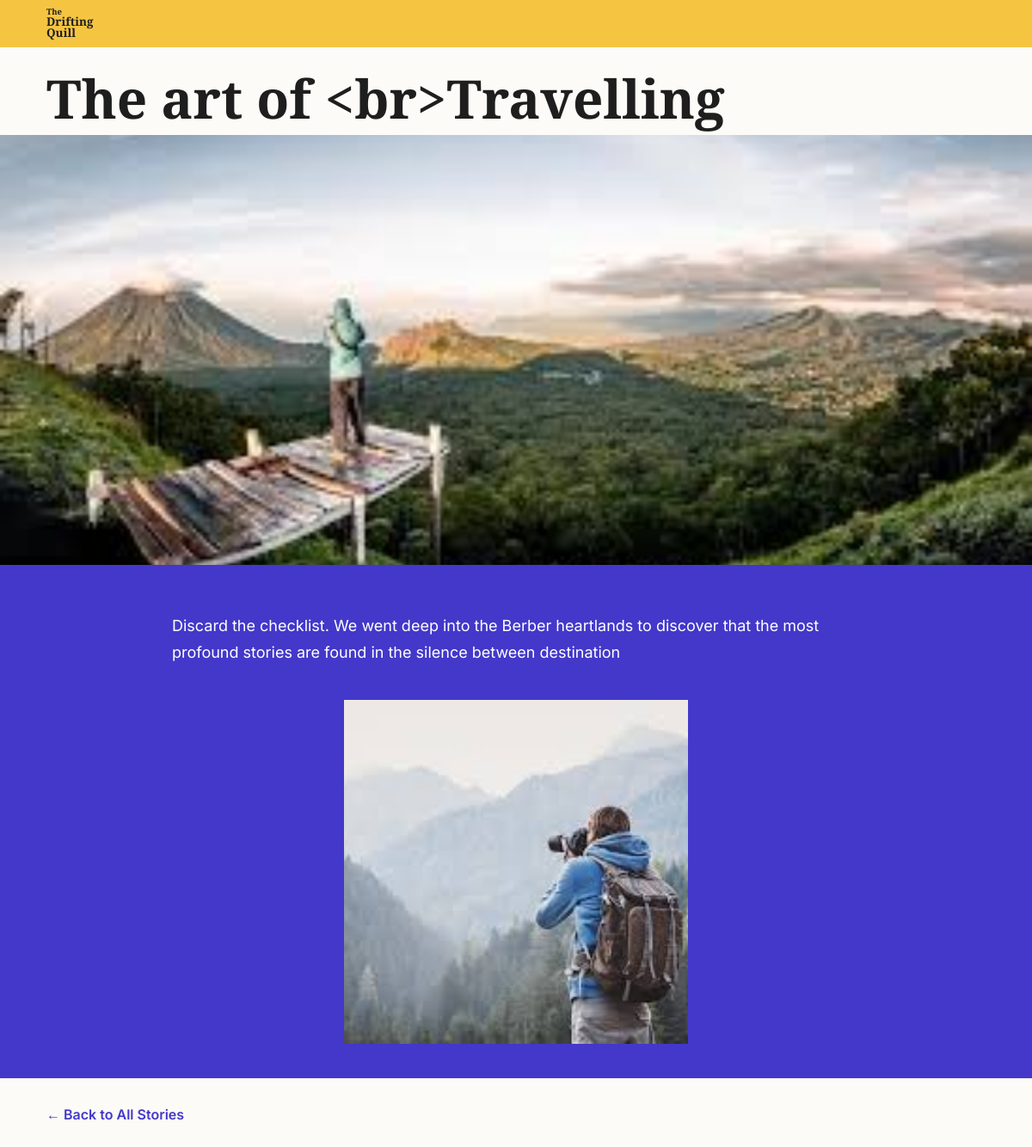
Before: /post/2/ with the older database file.
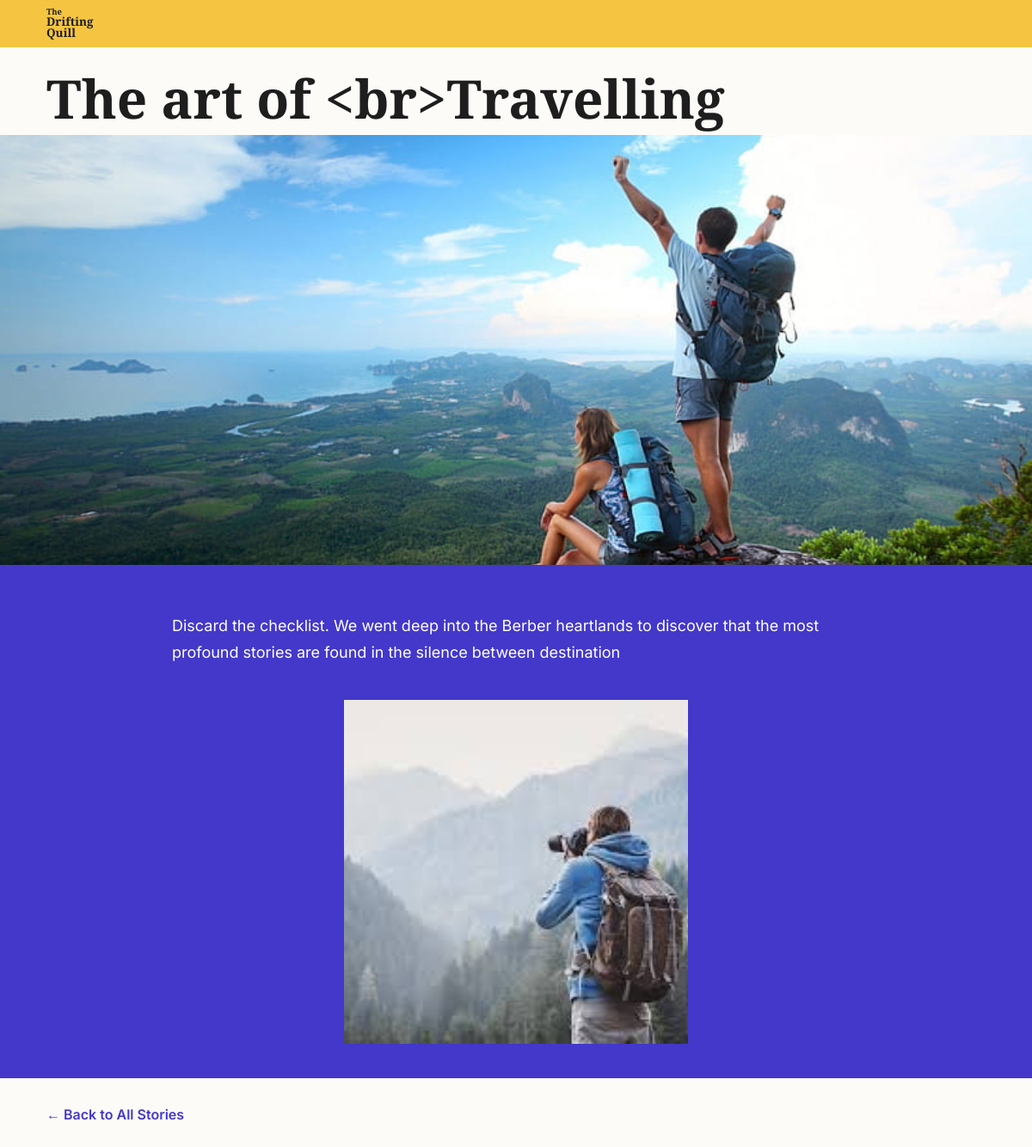
After: the same page with the newer database file.
### travel_app/models.py (models this page shows, shortened)
class Destination(models.Model):
    title = models.CharField(max_length=200)
    description = models.TextField()
    main_image = models.ImageField(upload_to='travel_pics/') # വലിയ ഫോട്ടോയ്ക്കായി
    small_image = models.ImageField(upload_to='travel_pics/') # നീല ബോക്സിലെ ചെറിയ ഫോട്ടോയ്ക്കായി
    date_posted = models.DateTimeField(auto_now_add=True)

### travel_app/views.py (the view)
# urls.py: path('post/<int:id>/', views.post_detail, name='post_detail'),
def post_detail(request, id):
    post = get_object_or_404(Destination, id=id)
    return render(request, 'blog/post_detail.html', {'post': post})

### travel_app/templates/blog/post_detail.html (shortened to what this page needs)
{% load static %}
<!DOCTYPE html>
<html lang="en">
<head>
  <link href="https://cdn.jsdelivr.net/npm/bootstrap@5.3.0/dist/css/bootstrap.min.css" rel="stylesheet">
</head>
<body>
  <div class="yellow-bar">
    <div class="logo-text">
      <a href="/">
        <span class="small">The</span>
        Drifting<br>Quill
      </a>
    </div>
  </div>
  <h1 class="post-title">{{ post.title }}</h1>
  {% if post.main_image %}
    <img src="{{ post.main_image.url }}" class="main-img" alt="{{ post.title }}">
  {% endif %}
  <div class="blue-box">
    <div class="content-wrap">
      <p>{{ post.description|linebreaks }}</p>
      {% if post.small_image %}
      <div class="small-img-container">
        <img src="{{ post.small_image.url }}" class="small-img" alt="{{ post.title }}">
      </div>
      {% endif %}
    </div>
  </div>
  <a href="/" class="back-btn">← Back to All Stories</a>
</body>
</html>

Changed rows visible on the page:
changed Destination "The art of <br>Travelling": main_image: a different picture
